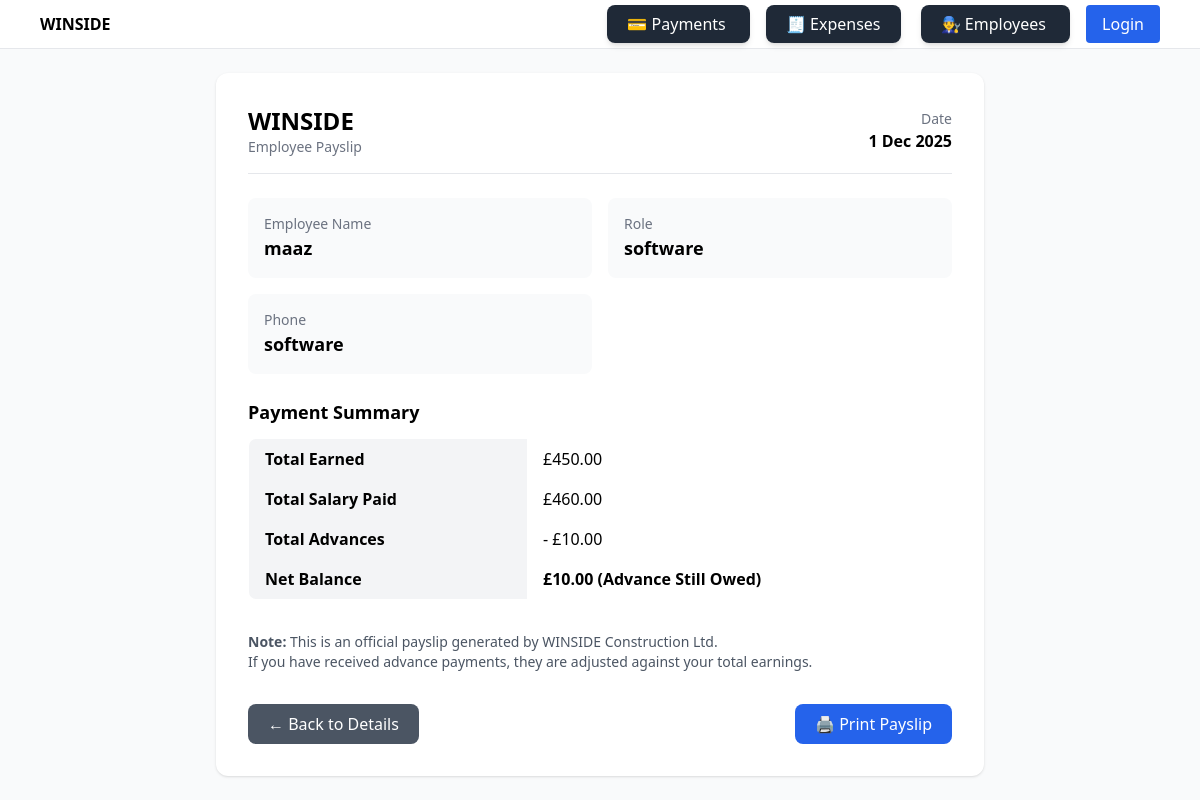
The page /employees/59/payslip/ on the database its author committed.
### employees/models.py (models this page shows, shortened)
class ContractualEmployee(models.Model):
    name = models.CharField(max_length=100)
    phone = models.CharField(max_length=15, blank=True, null=True)
    role = models.CharField(max_length=100, blank=True, null=True)
    @property
    def total_earned(self):
        return sum(wr.quantity * wr.item_price for wr in self.work_records.all())
    @property
    def total_salary_paid(self):
        return sum(p.amount for p in self.salary_payments.all())
    @property
    def balance(self):
        return self.total_earned - self.total_salary_paid
    @property
    def total_advances(self):
        extra = self.total_salary_paid - self.total_earned
        return extra if extra > 0 else 0

class WorkRecord(models.Model):
    employee = models.ForeignKey(
        "ContractualEmployee",
        on_delete=models.CASCADE,
        related_name="work_records"
    )
    date = models.DateField(default=timezone.now)
    quantity = models.PositiveIntegerField()
    item_price = models.DecimalField(max_digits=10, decimal_places=2, default=0)  # ✅ safe default
    description = models.TextField(blank=True, null=True)  # ✅ optional

class SalaryPayment(models.Model):
    employee = models.ForeignKey(
        "employees.ContractualEmployee",
        on_delete=models.CASCADE,
        related_name="salary_payments"
    )
    amount = models.DecimalField(max_digits=10, decimal_places=2)
    date = models.DateField(default=timezone.now)

### employees/views.py (the view)
# urls.py: path("<int:employee_id>/payslip/", views.payslip, name="payslip"),
def payslip(request, employee_id):
    employee = get_object_or_404(ContractualEmployee, id=employee_id)
    return render(request, "employees/payslip.html", {
        "employee": employee,
        "today": date.today(),
    })

### employees/templates/employees/payslip.html (shortened to what this page needs)
{% extends "base.html" %}
{% block content %}
<div class="max-w-3xl mx-auto bg-white p-8 rounded-xl shadow">
  <div class="flex justify-between items-center mb-6 border-b pb-4">
    <div>
      <h1 class="text-2xl font-bold">WINSIDE</h1>
      <p class="text-gray-500 text-sm">Employee Payslip</p>
    </div>
    <div class="text-right">
      <p class="text-sm text-gray-500">Date</p>
      <p class="font-semibold">{{ today }}</p>
    </div>
  </div>
  <div class="grid grid-cols-1 md:grid-cols-2 gap-4 mb-6">
    <div class="bg-gray-50 p-4 rounded-lg">
      <p class="text-sm text-gray-500">Employee Name</p>
      <p class="text-lg font-semibold">{{ employee.name }}</p>
    </div>
    <div class="bg-gray-50 p-4 rounded-lg">
      <p class="text-sm text-gray-500">Role</p>
      <p class="text-lg font-semibold">{{ employee.role|default:"—" }}</p>
    </div>
    <div class="bg-gray-50 p-4 rounded-lg">
      <p class="text-sm text-gray-500">Phone</p>
      <p class="text-lg font-semibold">{{ employee.phone|default:"—" }}</p>
    </div>
  </div>
  <div class="summary mb-8">
    <h3 class="text-lg font-semibold mb-3">Payment Summary</h3>
    <table class="w-full border border-gray-200 rounded-lg overflow-hidden">
      <tr>
        <th class="bg-gray-100 text-left px-4 py-2">Total Earned</th>
        <td class="px-4 py-2">£{{ employee.total_earned }}</td>
      </tr>
      <tr>
        <th class="bg-gray-100 text-left px-4 py-2">Total Salary Paid</th>
        <td class="px-4 py-2">£{{ employee.total_salary_paid }}</td>
      </tr>
      <tr>
        <th class="bg-gray-100 text-left px-4 py-2">Total Advances</th>
        <td class="px-4 py-2">- £{{ employee.total_advances }}</td>
      </tr>
      <tr class="font-bold">
        <th class="bg-gray-100 text-left px-4 py-2">Net Balance</th>
        <td class="px-4 py-2">
          {% if employee.balance > 0 %}
            £{{ employee.balance }} (Payable to Employee)
          {% elif employee.balance < 0 %}
            £{{ employee.balance|stringformat:"s"|slice:"1:" }} (Advance Still Owed)
          {% else %}
            £0 (Cleared)
          {% endif %}
        </td>
      </tr>
    </table>
  </div>
  <div class="text-sm text-gray-600 mb-6">
    <p><strong>Note:</strong> This is an official payslip generated by WINSIDE Construction Ltd.</p>
    <p>If you have received advance payments, they are adjusted against your total earnings.</p>
  </div>
  <div class="flex justify-between mt-8 no-print">
    <a href="{% url 'employees:detail' employee.id %}" class="px-5 py-2 bg-gray-600 text-white rounded-lg hover:bg-gray-700">
      ← Back to Details
    </a>
    <button onclick="window.print()" class="px-5 py-2 bg-blue-600 text-white rounded-lg hover:bg-blue-700">
      🖨 Print Payslip
    </button>
  </div>
</div>
{% endblock %}

### rows shown on the page
ContractualEmployee: name "maaz", role "software", phone "software", total_earned "450.00", total_salary_paid "460.00", total_advances "10.00", balance "10.00"
